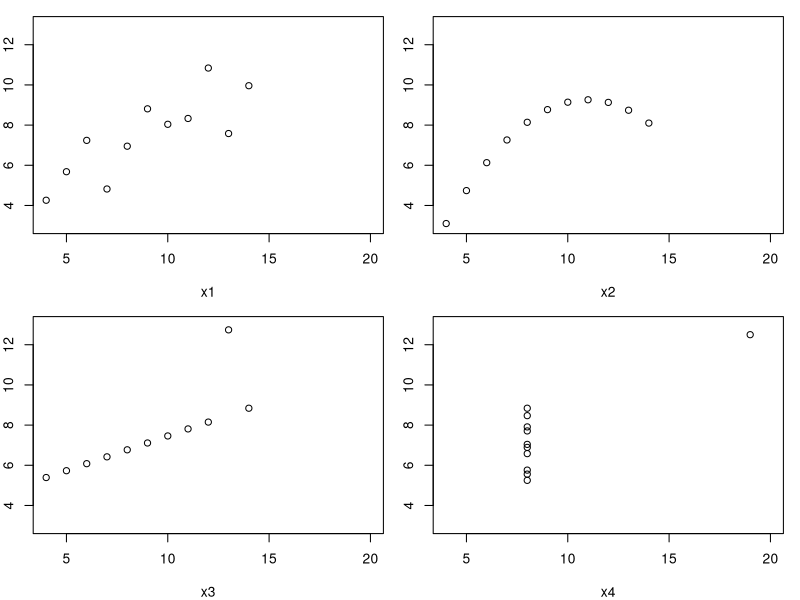
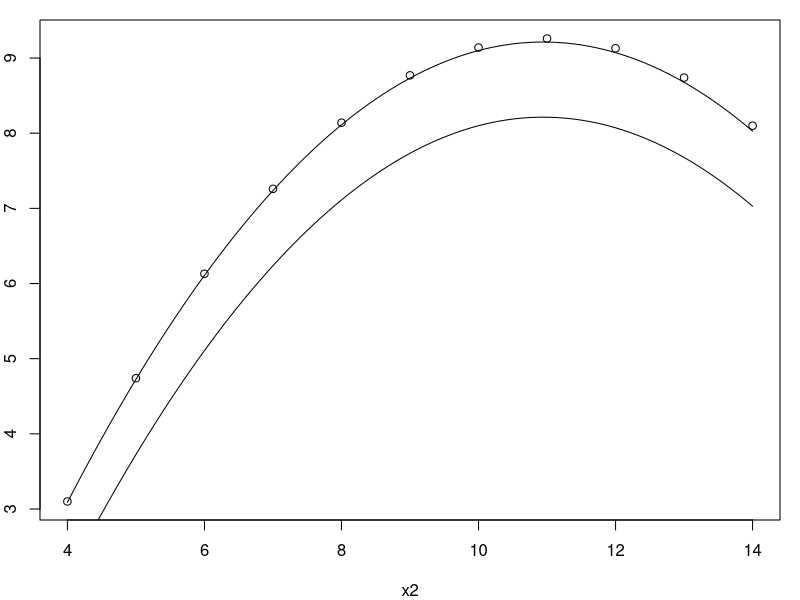

Recreate these plots in R, in order.
## ---- chunk 1
length(seq(1,100,.5))
## ---- chunk 2
c(3,4,5,6) > 4
## ---- chunk 3
par(mfrow=c(2,2), mar=c(4,2,1,1))
with(anscombe, plot(x1,y1,xlim=c(4,20), ylim=c(3,13)))
with(anscombe, plot(x2,y2,xlim=c(4,20), ylim=c(3,13)))
with(anscombe, plot(x3,y3,xlim=c(4,20), ylim=c(3,13)))
with(anscombe, plot(x4,y4,xlim=c(4,20), ylim=c(3,13)))
## ---- chunk 4
q1 = function(x) -7 + 2.78*x -.127*x*x
par(mfrow=c(1,1))
with(anscombe, plot(x2,y2))
newx = seq(4,14,.1)

q2 = function(x) -6 + 2.78*x -.127*x*x

lines(newx,q1(newx))
lines(newx,q2(newx))
